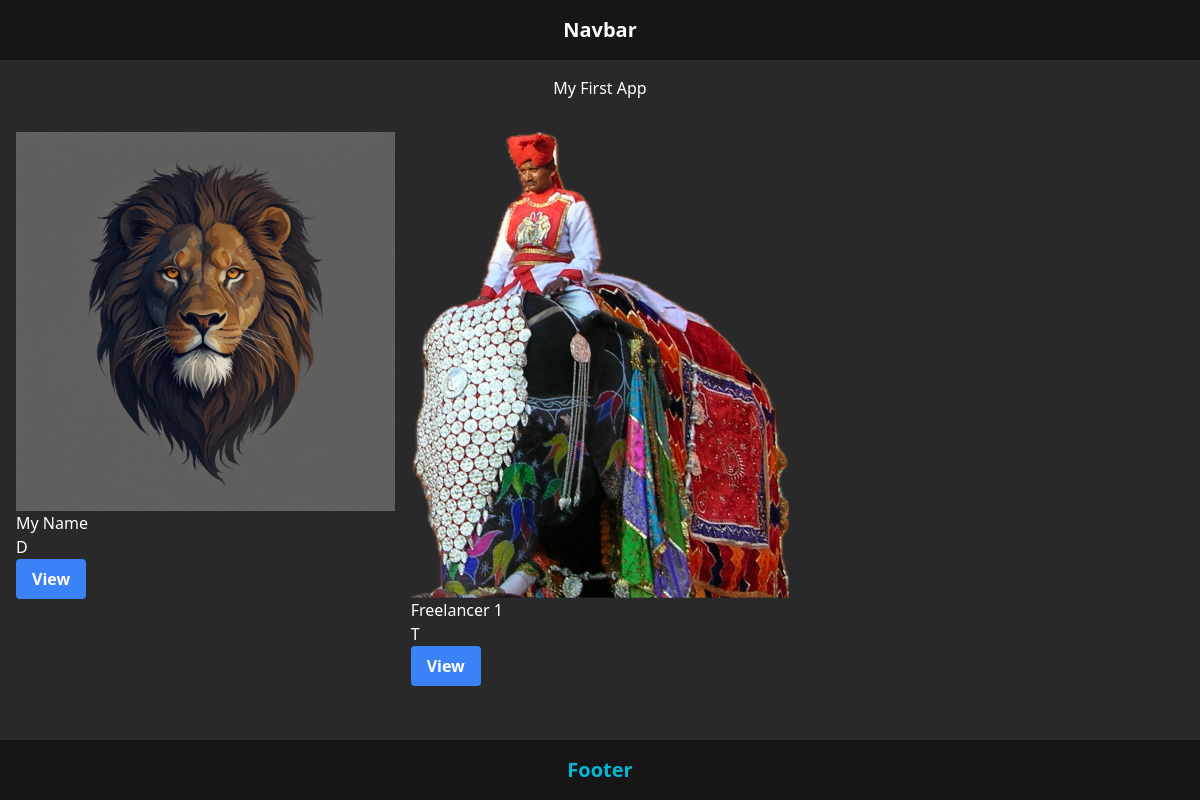
The app's page /myfirstapp/ with its own data.
### myfirstapp/models.py (models this page shows, shortened)
class MyFirstModel(models.Model): # Freelancer
  OCCUPATION_CHOICES = [
    ('S', 'Student'),
    ('T', 'Teacher'),
    ('D', 'Developer'),
    ('O', 'Other'),
  ]
  name = models.CharField(max_length=100)
  image = models.ImageField(upload_to='images/')
  date_added = models.DateTimeField(default=timezone.now)
  occupation = models.CharField(max_length=1, choices=OCCUPATION_CHOICES)
  description = models.TextField(default='')

### myfirstapp/views.py (the view)
# urls.py: path('', views.my_first_app, name='my_first_app'),
def my_first_app(request):
  datas = MyFirstModel.objects.all()
  return render(request, 'myfirstapp/index.html', {'datas': datas})

### myfirstapp/templates/myfirstapp/index.html (shortened to what this page needs)
{% extends "layout.html" %}
{% block content %}
  <h1 class="p-4 text-center">My First App</h1>
  <div class="grid grid-cols-3 gap-4 m-4">
    {% for data in datas %}
      <div>
        <img src="{{ data.image.url }}" alt="{{ data.name }}">
        <h2>{{ data.name }}</h2>
        <p>{{ data.occupation }}</p>
        <a href="{% url 'my_first_app_detail' data.id %}">
          <button class="bg-blue-500 hover:bg-blue-700 text-white font-bold py-2 px-4 rounded">
            View
          </button>
        </a>
      </div>
    {% endfor %}
  </div>
{% endblock %}

### static/style.css (style rules this page uses)
* { margin: 0; padding: 0; box-sizing: border-box; }

### records on screen
MyFirstModel: image (picture), name "My Name", occupation "D"
MyFirstModel: image (picture), name "Freelancer 1", occupation "T"
